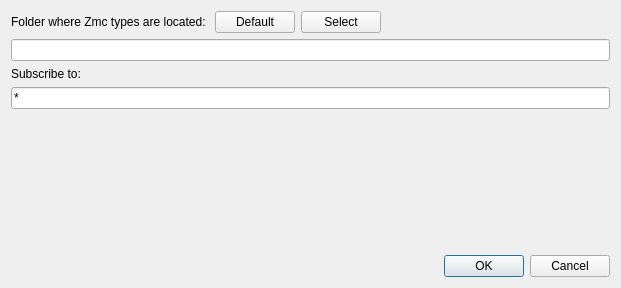
<?xml version="1.0" encoding="UTF-8"?>
<ui version="4.0">
 <class>DialogZcm</class>
 <widget class="QDialog" name="DialogZcm">
  <property name="geometry">
   <rect>
    <x>0</x>
    <y>0</y>
    <width>621</width>
    <height>288</height>
   </rect>
  </property>
  <property name="windowTitle">
   <string>DialogZmc</string>
  </property>
  <layout class="QVBoxLayout" name="verticalLayout">
   <item>
    <layout class="QHBoxLayout" name="horizontalLayout">
     <item>
      <widget class="QLabel" name="label">
       <property name="text">
        <string>Folder where Zmc types are located: </string>
       </property>
      </widget>
     </item>
     <item>
      <widget class="QPushButton" name="buttonDefaultFolder">
       <property name="toolTip">
        <string>&lt;html&gt;&lt;head/&gt;&lt;body&gt;&lt;p&gt;Load the folder from the environment variable ZCMTYPES_PATH&lt;/p&gt;&lt;/body&gt;&lt;/html&gt;</string>
       </property>
       <property name="text">
        <string>Default</string>
       </property>
      </widget>
     </item>
     <item>
      <widget class="QPushButton" name="buttonSelectFolder">
       <property name="toolTip">
        <string>&lt;html&gt;&lt;head/&gt;&lt;body&gt;&lt;p&gt;Select the folder manually&lt;/p&gt;&lt;/body&gt;&lt;/html&gt;</string>
       </property>
       <property name="text">
        <string>Select</string>
       </property>
      </widget>
     </item>
     <item>
      <spacer name="horizontalSpacer">
       <property name="orientation">
        <enum>Qt::Horizontal</enum>
       </property>
       <property name="sizeHint" stdset="0">
        <size>
         <width>40</width>
         <height>20</height>
        </size>
       </property>
      </spacer>
     </item>
    </layout>
   </item>
   <item>
    <widget class="QLineEdit" name="lineEditFolder"/>
   </item>
   <item>
    <widget class="QLabel" name="label_2">
     <property name="text">
      <string>Subscribe to:</string>
     </property>
    </widget>
   </item>
   <item>
    <widget class="QLineEdit" name="lineEditSubscribe">
     <property name="text">
      <string>*</string>
     </property>
    </widget>
   </item>
   <item>
    <spacer name="verticalSpacer">
     <property name="orientation">
      <enum>Qt::Vertical</enum>
     </property>
     <property name="sizeHint" stdset="0">
      <size>
       <width>20</width>
       <height>40</height>
      </size>
     </property>
    </spacer>
   </item>
   <item>
    <widget class="QDialogButtonBox" name="buttonBox">
     <property name="orientation">
      <enum>Qt::Horizontal</enum>
     </property>
     <property name="standardButtons">
      <set>QDialogButtonBox::Cancel|QDialogButtonBox::Ok</set>
     </property>
    </widget>
   </item>
  </layout>
 </widget>
 <resources/>
 <connections/>
</ui>
